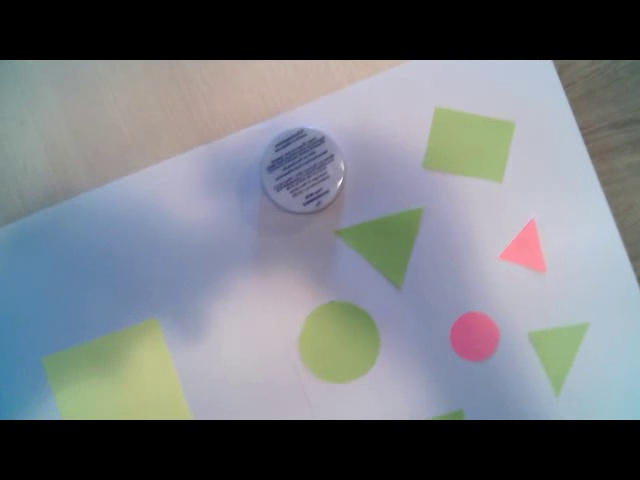
#> input picture week_1/frames/frame382.jpg, 640 x 480 px
$ python trackbar.py
#> lines starting #> are read from the running program, lines starting #| are printed output that depends on the picture; after the words box and inside, x2 and y2 are one past the last pixel; in counts of white or black regions, pixels touching at a corner belong together
import cv2
import numpy as np


def nothing():
    pass


cv2.namedWindow('Tracking')
cv2.createTrackbar('LH', 'Tracking', 0, 255, nothing)
#> slider 'LH' is set to 51
cv2.createTrackbar('LS', 'Tracking', 0, 255, nothing)
#> slider 'LS' is set to 51
cv2.createTrackbar('LV', 'Tracking', 0, 255, nothing)
#> slider 'LV' is set to 51
cv2.createTrackbar('UH', 'Tracking', 255, 255, nothing)
cv2.createTrackbar('US', 'Tracking', 255, 255, nothing)
cv2.createTrackbar('UV', 'Tracking', 255, 255, nothing)

frames = ['frames/frame110.jpg', 'frames/frame181.jpg', 'frames/frame248.jpg',
              'frames/frame382.jpg',  'frames/frame483.jpg', 'frames/frame570.jpg']

while True:

    frame = cv2.imread('frames/frame382.jpg')
#> frame is the input picture: shape (480, 640, 3); mean B, G, R 126.1, 120.3, 115.9

    hsv = cv2.cvtColor(frame, cv2.COLOR_BGR2HSV)
#> hsv: shape (480, 640, 3); mean H, S, V 72.6, 40.5, 133
    l_h = cv2.getTrackbarPos('LH', 'Tracking')
    l_s = cv2.getTrackbarPos('LS', 'Tracking')
    l_v = cv2.getTrackbarPos('LV', 'Tracking')

    u_h = cv2.getTrackbarPos('UH', 'Tracking')
    u_s = cv2.getTrackbarPos('US', 'Tracking')
    u_v = cv2.getTrackbarPos('UV', 'Tracking')

    l_b = np.array([l_h, l_s, l_v]) # low range of blue
    u_b = np.array([u_h, u_s, u_v]) # upper range

    mask = cv2.inRange(hsv, l_b, u_b)
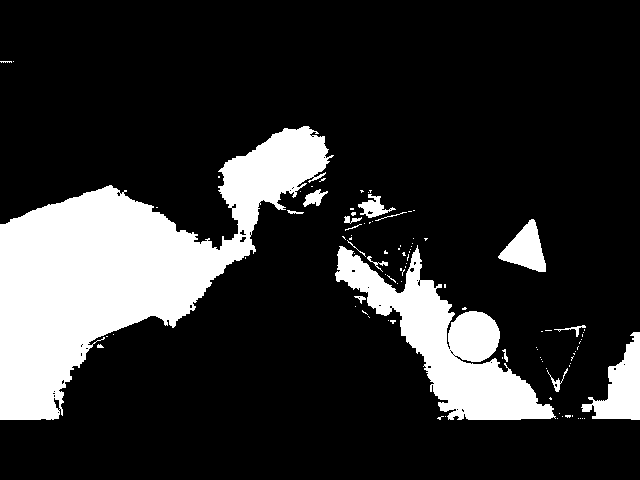
#> mask: shape (480, 640); 18.6% white; 99 white regions (82 under 20 px), largest, box (x1, y1, x2, y2) and area: (0, 126, 334, 420) 38351, (335, 245, 556, 420) 13277, (581, 332, 640, 420) 2502

    res = cv2.bitwise_and(frame, frame, mask=mask)
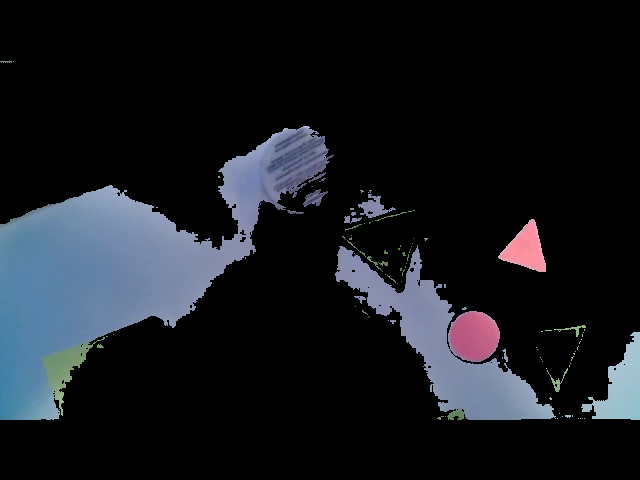
#> res: shape (480, 640, 3); mean B, G, R 31, 25.7, 22.6

    # cv2.imshow('frame', frame)
    cv2.imshow('mask', mask)
    cv2.imshow('res', res)

    key = cv2.waitKey(1)
#> (key Esc is pressed here)
    if key == 27:
        break

cv2.destroyAllWindows()
